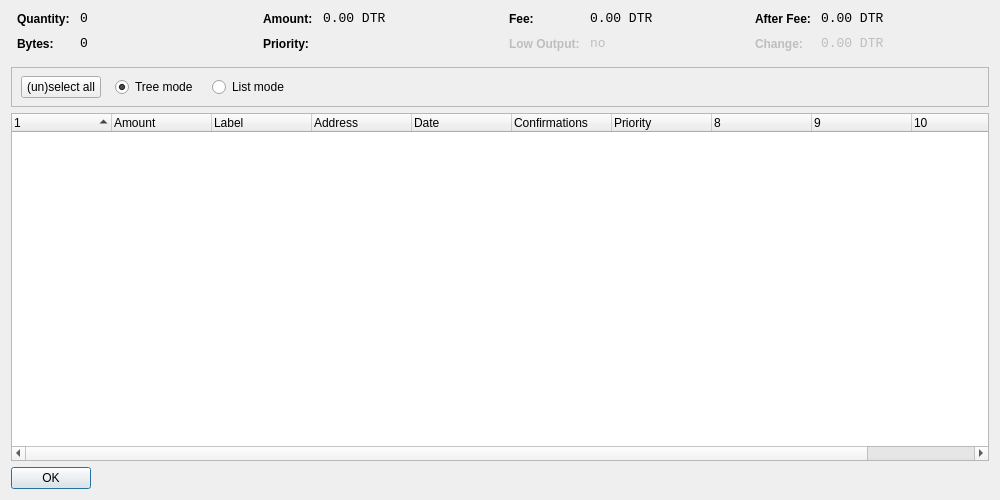
<?xml version="1.0" encoding="UTF-8"?>
<ui version="4.0">
 <class>CoinControlDialog</class>
 <widget class="QDialog" name="CoinControlDialog">
  <property name="geometry">
   <rect>
    <x>0</x>
    <y>0</y>
    <width>1000</width>
    <height>500</height>
   </rect>
  </property>
  <property name="windowTitle">
   <string>Coin Control</string>
  </property>
  <layout class="QVBoxLayout" name="verticalLayout">
   <item>
    <layout class="QHBoxLayout" name="horizontalLayoutTop" stretch="0,0,0,0">
     <property name="topMargin">
      <number>0</number>
     </property>
     <property name="bottomMargin">
      <number>10</number>
     </property>
     <item>
      <layout class="QFormLayout" name="formLayoutCoinControl1">
       <property name="horizontalSpacing">
        <number>10</number>
       </property>
       <property name="verticalSpacing">
        <number>10</number>
       </property>
       <property name="leftMargin">
        <number>6</number>
       </property>
       <property name="rightMargin">
        <number>6</number>
       </property>
       <item row="0" column="0">
        <widget class="QLabel" name="labelCoinControlQuantityText">
         <property name="styleSheet">
          <string notr="true">font-weight:bold;</string>
         </property>
         <property name="text">
          <string>Quantity:</string>
         </property>
        </widget>
       </item>
       <item row="0" column="1">
        <widget class="QLabel" name="labelCoinControlQuantity">
         <property name="font">
          <font>
           <family>Monospace</family>
           <pointsize>10</pointsize>
          </font>
         </property>
         <property name="cursor">
          <cursorShape>IBeamCursor</cursorShape>
         </property>
         <property name="contextMenuPolicy">
          <enum>Qt::ActionsContextMenu</enum>
         </property>
         <property name="text">
          <string notr="true">0</string>
         </property>
         <property name="textInteractionFlags">
          <set>Qt::LinksAccessibleByMouse|Qt::TextSelectableByKeyboard|Qt::TextSelectableByMouse</set>
         </property>
        </widget>
       </item>
       <item row="1" column="0">
        <widget class="QLabel" name="labelCoinControlBytesText">
         <property name="styleSheet">
          <string notr="true">font-weight:bold;</string>
         </property>
         <property name="text">
          <string>Bytes:</string>
         </property>
        </widget>
       </item>
       <item row="1" column="1">
        <widget class="QLabel" name="labelCoinControlBytes">
         <property name="font">
          <font>
           <family>Monospace</family>
           <pointsize>10</pointsize>
          </font>
         </property>
         <property name="cursor">
          <cursorShape>IBeamCursor</cursorShape>
         </property>
         <property name="contextMenuPolicy">
          <enum>Qt::ActionsContextMenu</enum>
         </property>
         <property name="text">
          <string notr="true">0</string>
         </property>
         <property name="textInteractionFlags">
          <set>Qt::LinksAccessibleByMouse|Qt::TextSelectableByKeyboard|Qt::TextSelectableByMouse</set>
         </property>
        </widget>
       </item>
      </layout>
     </item>
     <item>
      <layout class="QFormLayout" name="formLayoutCoinControl2">
       <property name="horizontalSpacing">
        <number>10</number>
       </property>
       <property name="verticalSpacing">
        <number>10</number>
       </property>
       <property name="leftMargin">
        <number>6</number>
       </property>
       <property name="rightMargin">
        <number>6</number>
       </property>
       <item row="0" column="0">
        <widget class="QLabel" name="labelCoinControlAmountText">
         <property name="styleSheet">
          <string notr="true">font-weight:bold;</string>
         </property>
         <property name="text">
          <string>Amount:</string>
         </property>
        </widget>
       </item>
       <item row="0" column="1">
        <widget class="QLabel" name="labelCoinControlAmount">
         <property name="font">
          <font>
           <family>Monospace</family>
           <pointsize>10</pointsize>
          </font>
         </property>
         <property name="cursor">
          <cursorShape>IBeamCursor</cursorShape>
         </property>
         <property name="contextMenuPolicy">
          <enum>Qt::ActionsContextMenu</enum>
         </property>
         <property name="text">
          <string notr="true">0.00 DTR</string>
         </property>
         <property name="textInteractionFlags">
          <set>Qt::LinksAccessibleByMouse|Qt::TextSelectableByKeyboard|Qt::TextSelectableByMouse</set>
         </property>
        </widget>
       </item>
       <item row="1" column="0">
        <widget class="QLabel" name="labelCoinControlPriorityText">
         <property name="styleSheet">
          <string notr="true">font-weight:bold;</string>
         </property>
         <property name="text">
          <string>Priority:</string>
         </property>
        </widget>
       </item>
       <item row="1" column="1">
        <widget class="QLabel" name="labelCoinControlPriority">
         <property name="font">
          <font>
           <family>Monospace</family>
           <pointsize>10</pointsize>
          </font>
         </property>
         <property name="cursor">
          <cursorShape>IBeamCursor</cursorShape>
         </property>
         <property name="contextMenuPolicy">
          <enum>Qt::ActionsContextMenu</enum>
         </property>
         <property name="text">
          <string/>
         </property>
         <property name="textInteractionFlags">
          <set>Qt::LinksAccessibleByMouse|Qt::TextSelectableByKeyboard|Qt::TextSelectableByMouse</set>
         </property>
        </widget>
       </item>
      </layout>
     </item>
     <item>
      <layout class="QFormLayout" name="formLayoutCoinControl3">
       <property name="horizontalSpacing">
        <number>10</number>
       </property>
       <property name="verticalSpacing">
        <number>10</number>
       </property>
       <property name="leftMargin">
        <number>6</number>
       </property>
       <property name="rightMargin">
        <number>6</number>
       </property>
       <item row="0" column="0">
        <widget class="QLabel" name="labelCoinControlFeeText">
         <property name="styleSheet">
          <string notr="true">font-weight:bold;</string>
         </property>
         <property name="text">
          <string>Fee:</string>
         </property>
        </widget>
       </item>
       <item row="0" column="1">
        <widget class="QLabel" name="labelCoinControlFee">
         <property name="font">
          <font>
           <family>Monospace</family>
           <pointsize>10</pointsize>
          </font>
         </property>
         <property name="cursor">
          <cursorShape>IBeamCursor</cursorShape>
         </property>
         <property name="contextMenuPolicy">
          <enum>Qt::ActionsContextMenu</enum>
         </property>
         <property name="text">
          <string notr="true">0.00 DTR</string>
         </property>
         <property name="textInteractionFlags">
          <set>Qt::LinksAccessibleByMouse|Qt::TextSelectableByKeyboard|Qt::TextSelectableByMouse</set>
         </property>
        </widget>
       </item>
       <item row="1" column="0">
        <widget class="QLabel" name="labelCoinControlLowOutputText">
         <property name="enabled">
          <bool>false</bool>
         </property>
         <property name="styleSheet">
          <string notr="true">font-weight:bold;</string>
         </property>
         <property name="text">
          <string>Low Output:</string>
         </property>
        </widget>
       </item>
       <item row="1" column="1">
        <widget class="QLabel" name="labelCoinControlLowOutput">
         <property name="enabled">
          <bool>false</bool>
         </property>
         <property name="font">
          <font>
           <family>Monospace</family>
           <pointsize>10</pointsize>
          </font>
         </property>
         <property name="cursor">
          <cursorShape>IBeamCursor</cursorShape>
         </property>
         <property name="contextMenuPolicy">
          <enum>Qt::ActionsContextMenu</enum>
         </property>
         <property name="text">
          <string notr="true">no</string>
         </property>
         <property name="textInteractionFlags">
          <set>Qt::LinksAccessibleByMouse|Qt::TextSelectableByKeyboard|Qt::TextSelectableByMouse</set>
         </property>
        </widget>
       </item>
      </layout>
     </item>
     <item>
      <layout class="QFormLayout" name="formLayoutCoinControl4">
       <property name="horizontalSpacing">
        <number>10</number>
       </property>
       <property name="verticalSpacing">
        <number>10</number>
       </property>
       <property name="leftMargin">
        <number>6</number>
       </property>
       <property name="rightMargin">
        <number>6</number>
       </property>
       <item row="0" column="0">
        <widget class="QLabel" name="labelCoinControlAfterFeeText">
         <property name="styleSheet">
          <string notr="true">font-weight:bold;</string>
         </property>
         <property name="text">
          <string>After Fee:</string>
         </property>
        </widget>
       </item>
       <item row="0" column="1">
        <widget class="QLabel" name="labelCoinControlAfterFee">
         <property name="font">
          <font>
           <family>Monospace</family>
           <pointsize>10</pointsize>
          </font>
         </property>
         <property name="cursor">
          <cursorShape>IBeamCursor</cursorShape>
         </property>
         <property name="contextMenuPolicy">
          <enum>Qt::ActionsContextMenu</enum>
         </property>
         <property name="text">
          <string notr="true">0.00 DTR</string>
         </property>
         <property name="textInteractionFlags">
          <set>Qt::LinksAccessibleByMouse|Qt::TextSelectableByKeyboard|Qt::TextSelectableByMouse</set>
         </property>
        </widget>
       </item>
       <item row="1" column="0">
        <widget class="QLabel" name="labelCoinControlChangeText">
         <property name="enabled">
          <bool>false</bool>
         </property>
         <property name="styleSheet">
          <string notr="true">font-weight:bold;</string>
         </property>
         <property name="text">
          <string>Change:</string>
         </property>
        </widget>
       </item>
       <item row="1" column="1">
        <widget class="QLabel" name="labelCoinControlChange">
         <property name="enabled">
          <bool>false</bool>
         </property>
         <property name="font">
          <font>
           <family>Monospace</family>
           <pointsize>10</pointsize>
          </font>
         </property>
         <property name="cursor">
          <cursorShape>IBeamCursor</cursorShape>
         </property>
         <property name="contextMenuPolicy">
          <enum>Qt::ActionsContextMenu</enum>
         </property>
         <property name="text">
          <string notr="true">0.00 DTR</string>
         </property>
         <property name="textInteractionFlags">
          <set>Qt::LinksAccessibleByMouse|Qt::TextSelectableByKeyboard|Qt::TextSelectableByMouse</set>
         </property>
        </widget>
       </item>
      </layout>
     </item>
    </layout>
   </item>
   <item>
    <widget class="QFrame" name="frame">
     <property name="minimumSize">
      <size>
       <width>0</width>
       <height>40</height>
      </size>
     </property>
     <property name="frameShape">
      <enum>QFrame::StyledPanel</enum>
     </property>
     <property name="frameShadow">
      <enum>QFrame::Sunken</enum>
     </property>
     <widget class="QWidget" name="horizontalLayoutWidget">
      <property name="geometry">
       <rect>
        <x>10</x>
        <y>0</y>
        <width>781</width>
        <height>41</height>
       </rect>
      </property>
      <layout class="QHBoxLayout" name="horizontalLayoutPanel" stretch="0,0,0,0,0">
       <property name="spacing">
        <number>14</number>
       </property>
       <item>
        <widget class="QPushButton" name="pushButtonSelectAll">
         <property name="sizePolicy">
          <sizepolicy hsizetype="Maximum" vsizetype="Fixed">
           <horstretch>0</horstretch>
           <verstretch>0</verstretch>
          </sizepolicy>
         </property>
         <property name="text">
          <string>(un)select all</string>
         </property>
        </widget>
       </item>
       <item>
        <widget class="QRadioButton" name="radioTreeMode">
         <property name="sizePolicy">
          <sizepolicy hsizetype="Maximum" vsizetype="Fixed">
           <horstretch>0</horstretch>
           <verstretch>0</verstretch>
          </sizepolicy>
         </property>
         <property name="text">
          <string>Tree mode</string>
         </property>
         <property name="checked">
          <bool>true</bool>
         </property>
        </widget>
       </item>
       <item>
        <widget class="QRadioButton" name="radioListMode">
         <property name="sizePolicy">
          <sizepolicy hsizetype="Maximum" vsizetype="Fixed">
           <horstretch>0</horstretch>
           <verstretch>0</verstretch>
          </sizepolicy>
         </property>
         <property name="text">
          <string>List mode</string>
         </property>
        </widget>
       </item>
       <item>
        <spacer name="horizontalSpacer">
         <property name="orientation">
          <enum>Qt::Horizontal</enum>
         </property>
         <property name="sizeHint" stdset="0">
          <size>
           <width>40</width>
           <height>20</height>
          </size>
         </property>
        </spacer>
       </item>
      </layout>
     </widget>
    </widget>
   </item>
   <item>
    <widget class="CoinControlTreeWidget" name="treeWidget">
     <property name="contextMenuPolicy">
      <enum>Qt::CustomContextMenu</enum>
     </property>
     <property name="sortingEnabled">
      <bool>false</bool>
     </property>
     <property name="columnCount">
      <number>11</number>
     </property>
     <attribute name="headerShowSortIndicator" stdset="0">
      <bool>true</bool>
     </attribute>
     <attribute name="headerStretchLastSection">
      <bool>false</bool>
     </attribute>
     <column>
      <property name="text">
       <string/>
      </property>
     </column>
     <column>
      <property name="text">
       <string>Amount</string>
      </property>
     </column>
     <column>
      <property name="text">
       <string>Label</string>
      </property>
     </column>
     <column>
      <property name="text">
       <string>Address</string>
      </property>
     </column>
     <column>
      <property name="text">
       <string>Date</string>
      </property>
     </column>
     <column>
      <property name="text">
       <string>Confirmations</string>
      </property>
      <property name="toolTip">
       <string>Confirmed</string>
      </property>
     </column>
     <column>
      <property name="text">
       <string>Priority</string>
      </property>
     </column>
     <column>
      <property name="text">
       <string/>
      </property>
     </column>
     <column>
      <property name="text">
       <string/>
      </property>
     </column>
     <column>
      <property name="text">
       <string/>
      </property>
     </column>
     <column>
      <property name="text">
       <string/>
      </property>
     </column>
    </widget>
   </item>
   <item>
    <widget class="QDialogButtonBox" name="buttonBox">
     <property name="sizePolicy">
      <sizepolicy hsizetype="Maximum" vsizetype="Fixed">
       <horstretch>0</horstretch>
       <verstretch>0</verstretch>
      </sizepolicy>
     </property>
     <property name="orientation">
      <enum>Qt::Horizontal</enum>
     </property>
     <property name="standardButtons">
      <set>QDialogButtonBox::Ok</set>
     </property>
    </widget>
   </item>
  </layout>
 </widget>
 <customwidgets>
  <customwidget>
   <class>CoinControlTreeWidget</class>
   <extends>QTreeWidget</extends>
   <header>coincontroltreewidget.h</header>
  </customwidget>
 </customwidgets>
 <resources/>
 <connections/>
</ui>
